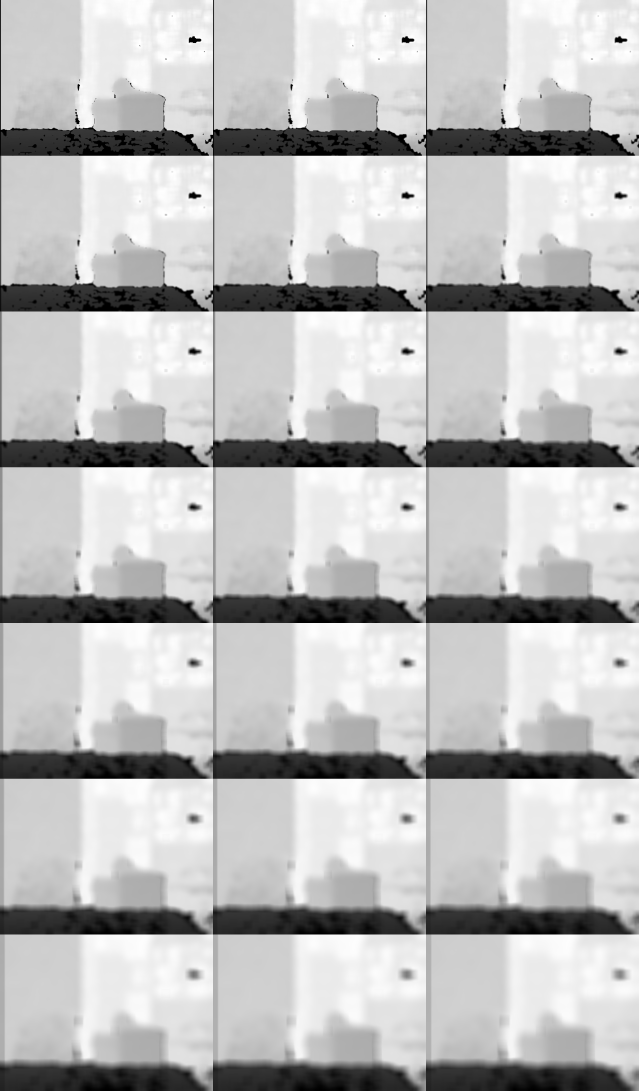
#> input picture images/blur/04_average_gray_grid.png, 2556 x 4361 px, found by its file name (shown at 1/4 size)
$ python 08_canny_on_blur.py
#> lines starting #> are read from the running program, lines starting #| are printed output that depends on the picture
import cv2, os

# inputs (gray grids you already saved)
base = "images"
inputs = [
    ("blur/04_average_gray_grid.png",  "avg"),
    ("blur/05_gaussian_gray_grid.png", "gauss"),
    ("blur/06_median_gray_grid.png",   "median"),
    ("blur/07_bilateral_gray_grid.png","bilateral"),
]

# output folder
out_dir = os.path.join(base, "canny_on_gray")
os.makedirs(out_dir, exist_ok=True)

# 21 Canny settings: (low, high) = (t, 3t) for t = 10..210
thresholds = list(range(10, 211, 10))  # 10,20,...,210  → 21 combos

for fname, tag in inputs:
    img = cv2.imread(os.path.join(base, fname), cv2.IMREAD_GRAYSCALE)
#> img is the input picture: shape (4361, 2556); min 0, max 255, mean 188.6
    if img is None:
        print(f"Skipped (not found): {fname}")
        continue
    for idx, t in enumerate(thresholds, 1):
        edges = cv2.Canny(img, t, 3*t, apertureSize=3, L2gradient=False)
        out = os.path.join(out_dir, f"{tag}_{idx:02d}_canny_{t}_{3*t}.png")
        cv2.imwrite(out, edges)
#> this loop made 21 passes
#> pass 1, `edges = cv2.Canny(img, t, 3*t, apertureSize=3, L2gradient=False)`:
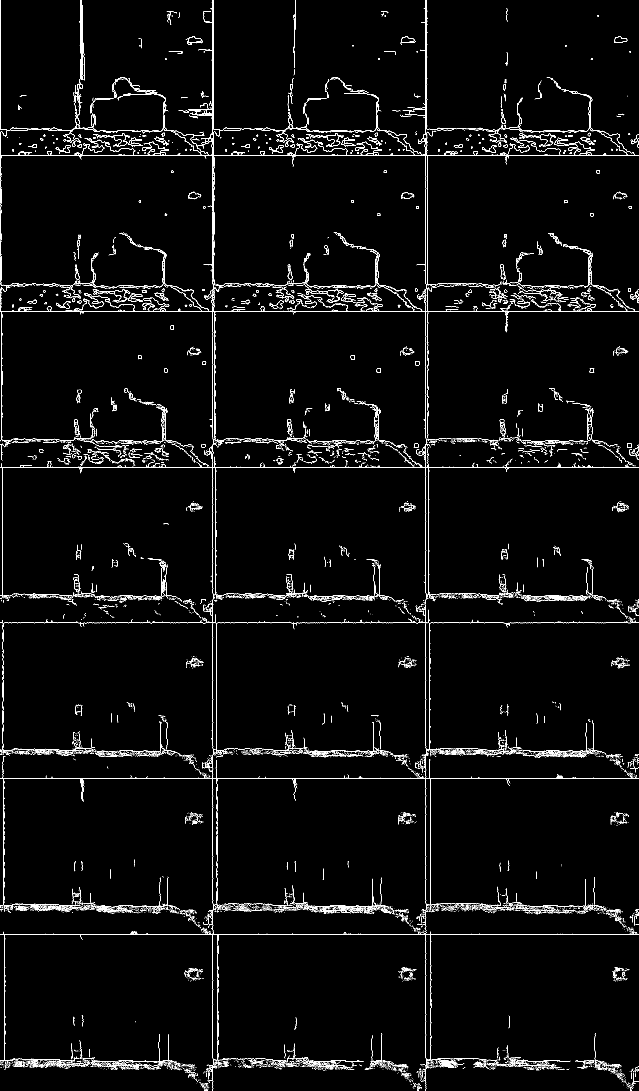
#> edges: shape (4361, 2556) (shown at 1/4 size); 1.6% white in thin lines or dots
#> pass 2, `edges = cv2.Canny(img, t, 3*t, apertureSize=3, L2gradient=False)`:
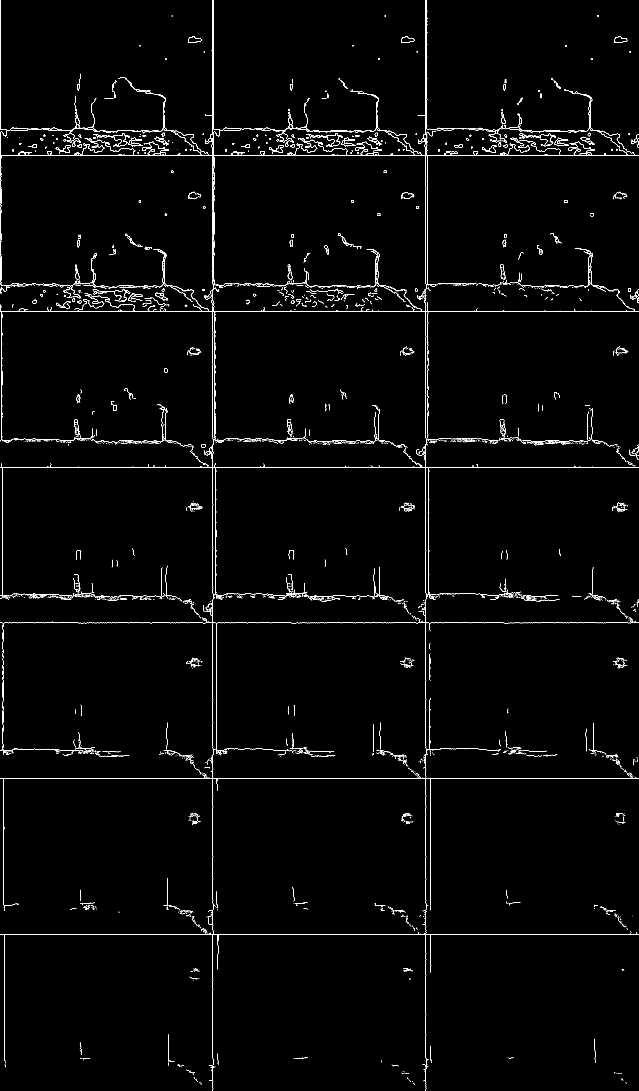
#> edges: shape (4361, 2556) (shown at 1/4 size); 0.93% white in thin lines or dots
#> pass 3, `edges = cv2.Canny(img, t, 3*t, apertureSize=3, L2gradient=False)`:
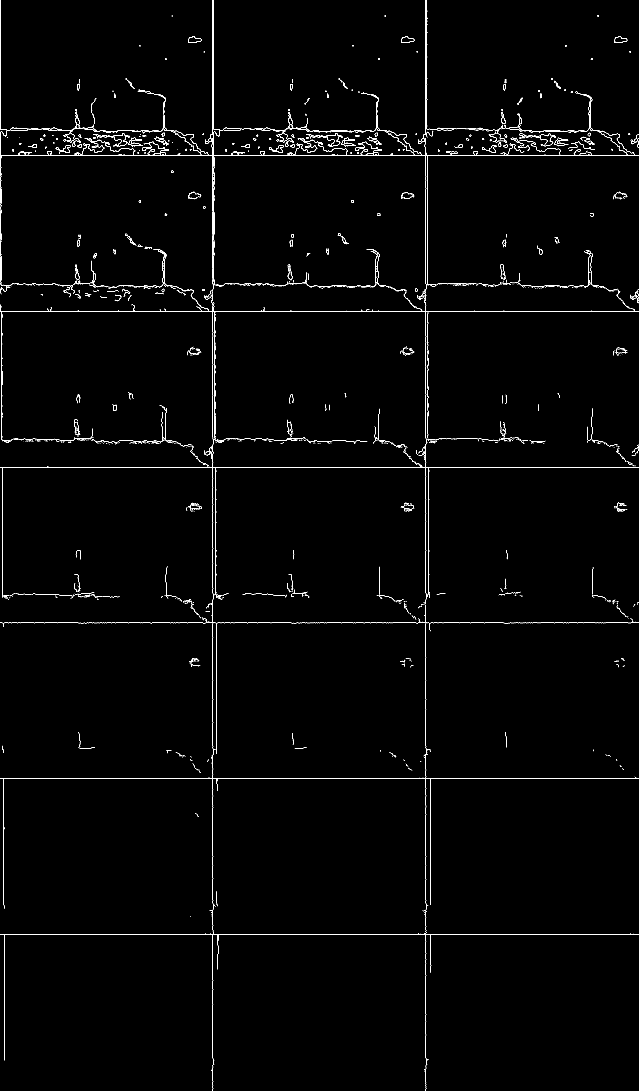
#> edges: shape (4361, 2556) (shown at 1/4 size); 0.69% white in thin lines or dots
#> pass 2 of the loop `for fname, tag in inputs:`:
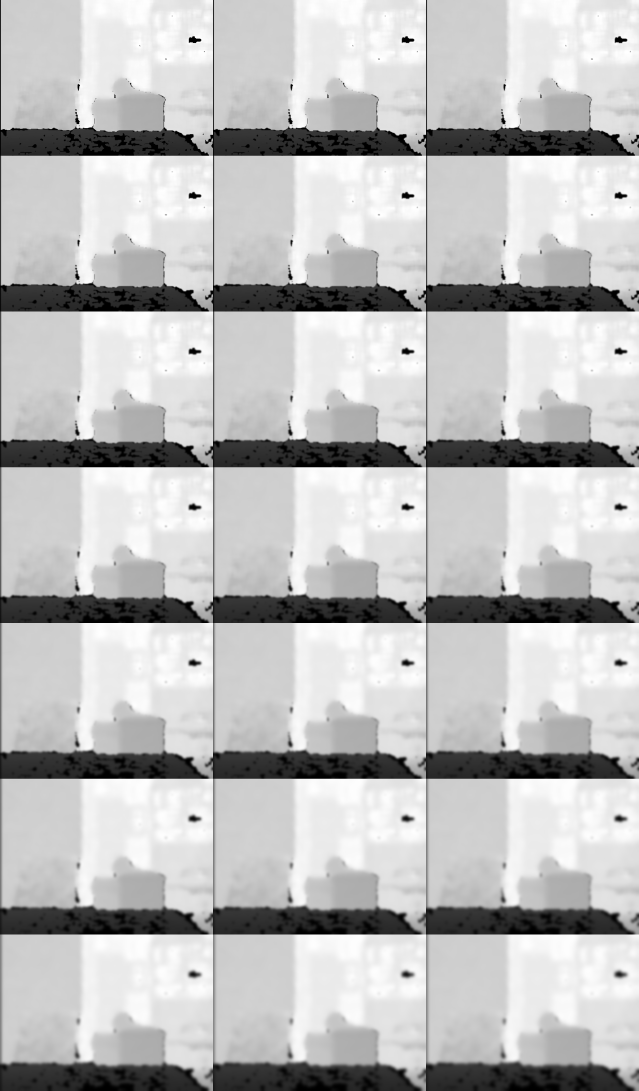
#> input picture images/blur/05_gaussian_gray_grid.png, 2556 x 4361 px, found by its file name (shown at 1/4 size)
#> img is the input picture: shape (4361, 2556); min 0, max 255, mean 188.6
#> the loop `for idx, t in enumerate(thresholds, 1):` made 21 passes
#> pass 1, `edges = cv2.Canny(img, t, 3*t, apertureSize=3, L2gradient=False)`:
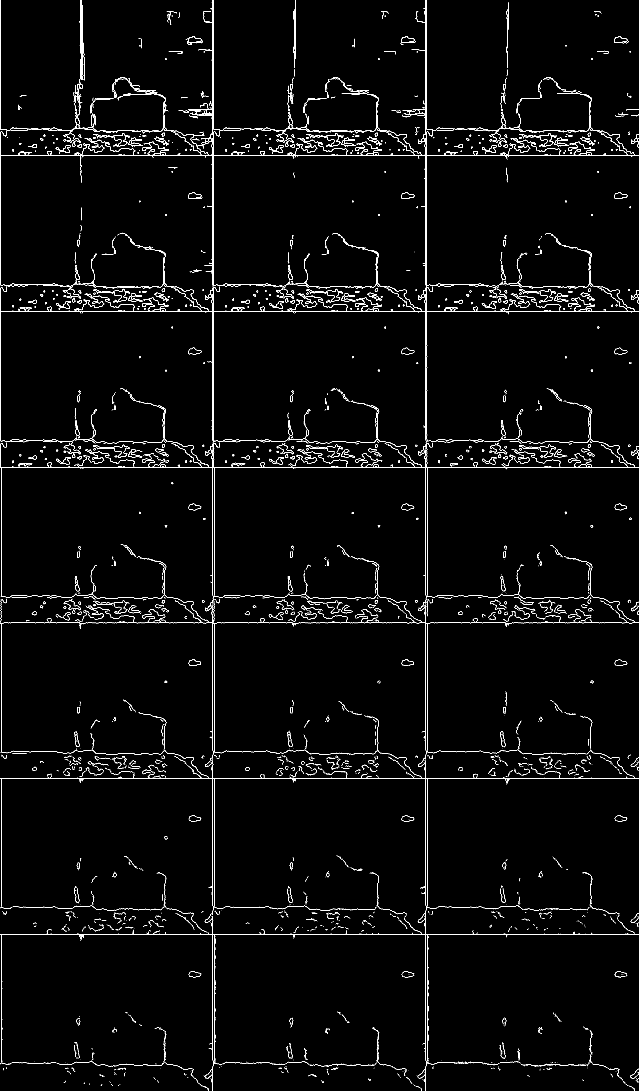
#> edges: shape (4361, 2556) (shown at 1/4 size); 1.3% white in thin lines or dots
#> pass 3, `edges = cv2.Canny(img, t, 3*t, apertureSize=3, L2gradient=False)`:
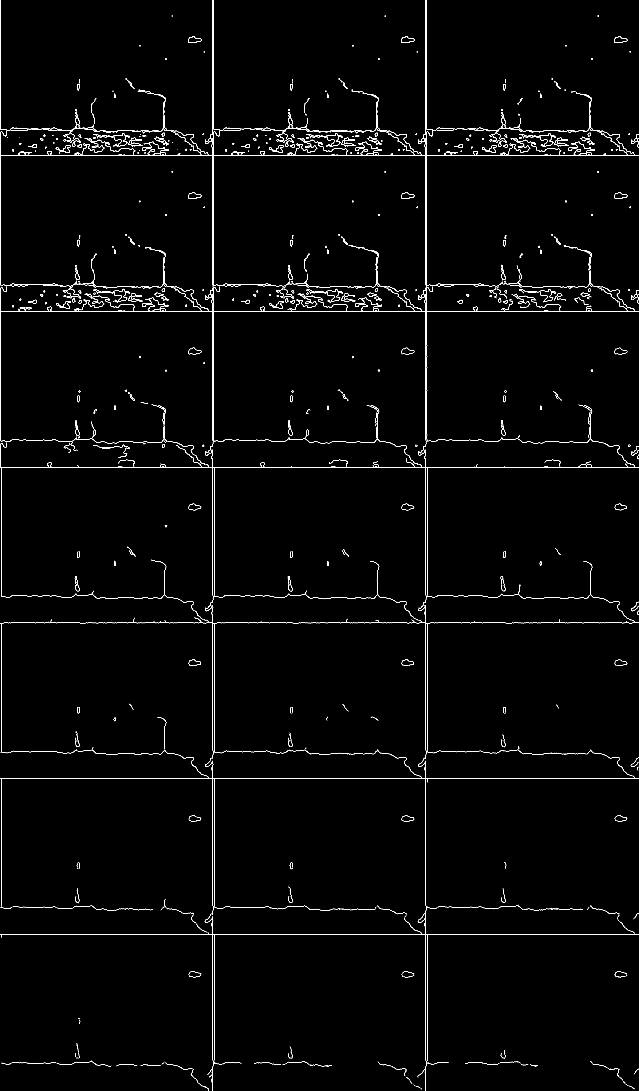
#> edges: shape (4361, 2556) (shown at 1/4 size); 0.88% white in thin lines or dots
#> pass 3 of the loop `for fname, tag in inputs:`:
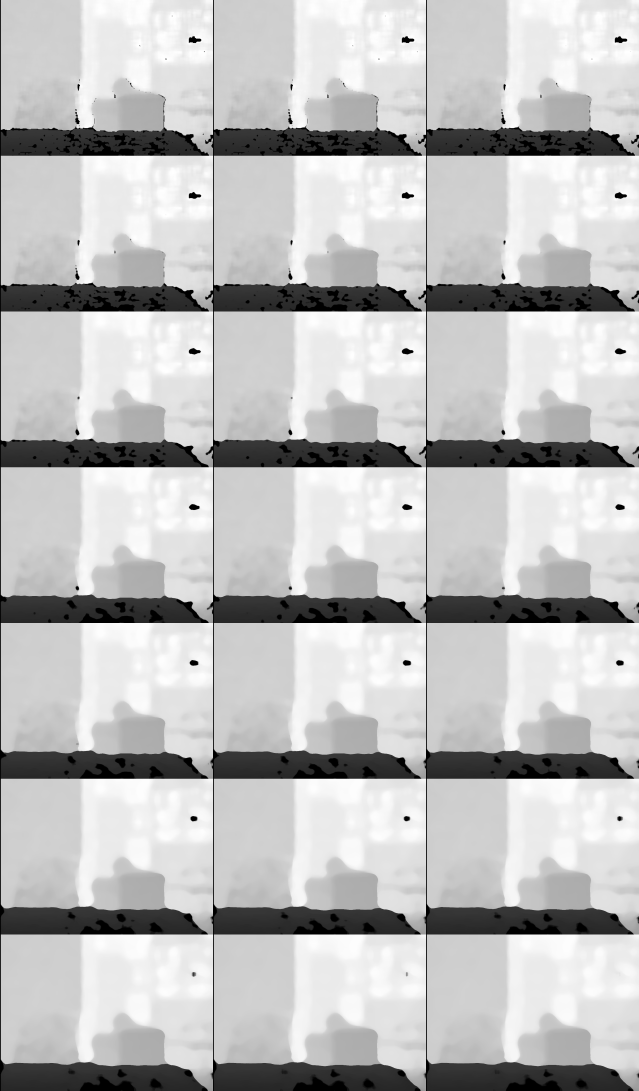
#> input picture images/blur/06_median_gray_grid.png, 2556 x 4361 px, found by its file name (shown at 1/4 size)
#> img is the input picture: shape (4361, 2556); min 0, max 255, mean 189.5
#> the loop `for idx, t in enumerate(thresholds, 1):` made 21 passes
#> pass 1, `edges = cv2.Canny(img, t, 3*t, apertureSize=3, L2gradient=False)`:
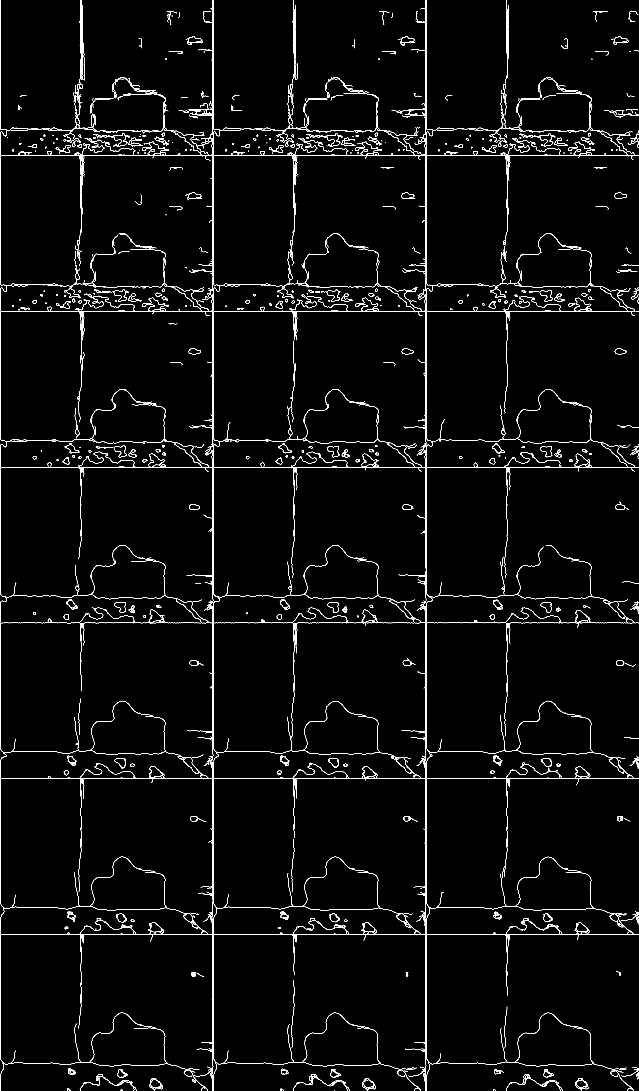
#> edges: shape (4361, 2556) (shown at 1/4 size); 1.5% white in thin lines or dots
#> pass 3, `edges = cv2.Canny(img, t, 3*t, apertureSize=3, L2gradient=False)`:
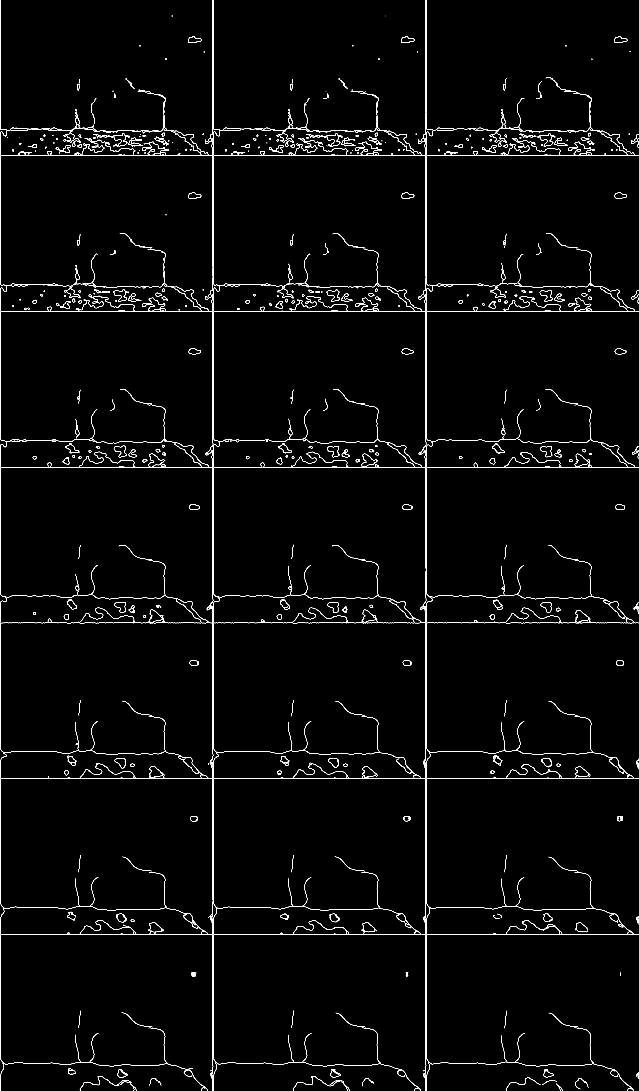
#> edges: shape (4361, 2556) (shown at 1/4 size); 1.1% white in thin lines or dots
#> the loop made 4 passes; the first 3 are shown
